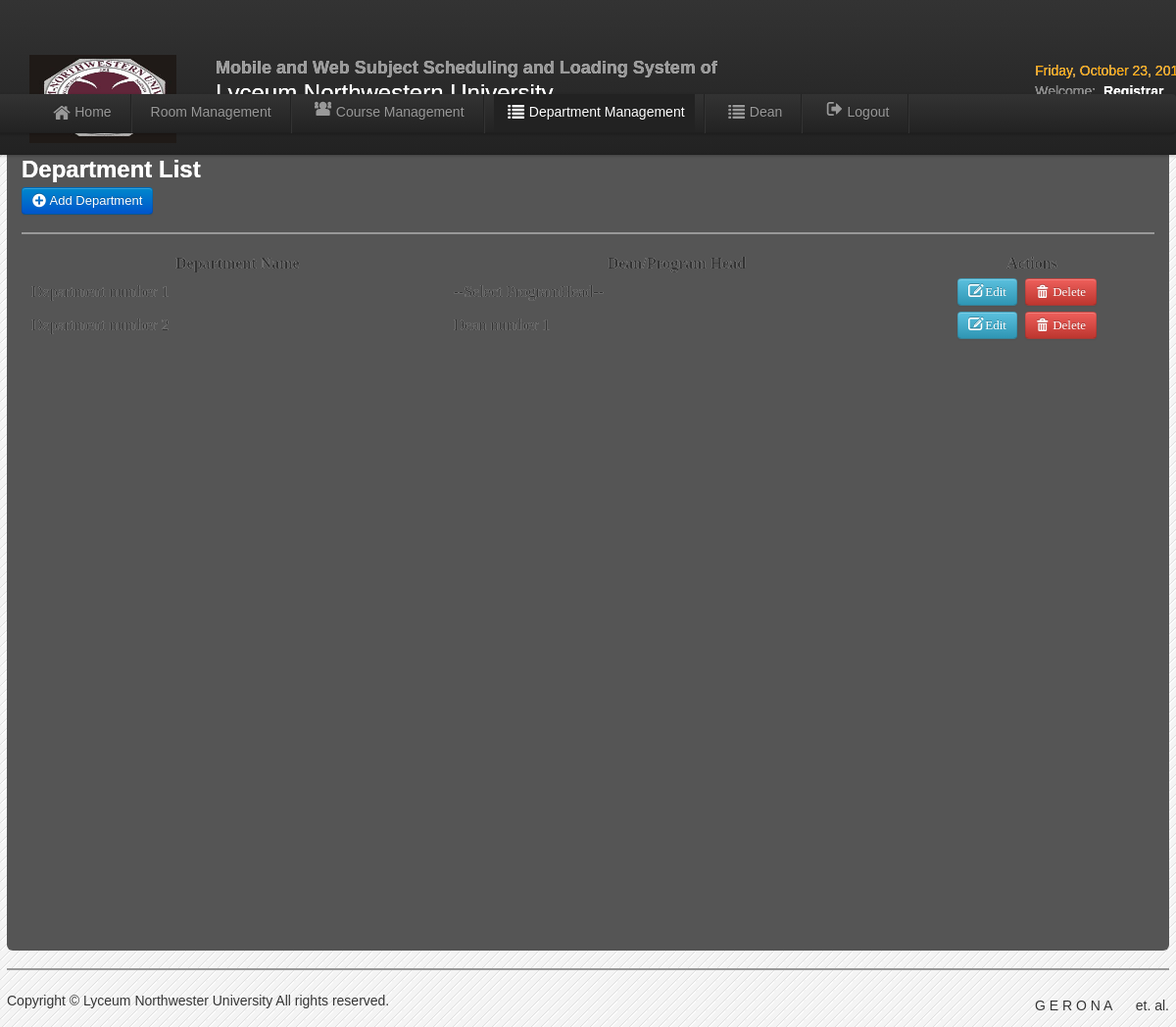
Page /registrar/department.php (signed in) on the committed database.
### tables this page shows
CREATE TABLE IF NOT EXISTS `tbl_department` (
  `department_id` int(11) NOT NULL AUTO_INCREMENT,
  `department_code` varchar(50) DEFAULT NULL,
  `department_name` varchar(50) NOT NULL,
  `dean` varchar(50) NOT NULL,
  `dean_id` int(11) DEFAULT NULL,
  PRIMARY KEY (`department_id`)
);

### registrar/department.php (the view, shortened to what this page needs)
<?php include('header.php'); include('session.php');include('dbcon.php'); ?>
<body>
<?php include('nav-top1.php'); ?>
<div class="navbar navbar-fixed-top1">
	<div class="navbar-inner">
		<div class="container">
			<div class="marg">
				<ul class="nav">
					<li>
					<a href="home.php"><i class="icon-home icon-large"></i>Home</a>
					</li>
					<li class="divider-vertical"></li>
					<li><a href="room.php">Room Management</a></li>
					<li class="divider-vertical"></li>
					<li><a href="course.php"><i class="icon-group icon-large"></i>Course Management</a></li>
					<li class="divider-vertical"></li>
					<li class="active"><a href="department.php"><i class="icon-list icon-large"></i>Department Management</a></li>
					<li class="divider-vertical"></li>
					<li><a href="dean.php"><i class="icon-list icon-large"></i>Dean</a></li>
					<li class="divider-vertical"></li>
					<li><a id="logout" data-toggle="modal" href="#myModal"><i class="icon-signout icon-large"></i>Logout</a></li>
					<li class="divider-vertical"></li>
				</ul>
			</div>
		</div>
	</div>
</div>
<div class="wrapper">
<div id="element" class="hero-body">
<h2><font color="white">Department List</font></h2>
	<a class="btn btn-primary"  href="add_department.php">  <i class="icon-plus-sign icon-large"></i>&nbsp;Add Department</a>
	<hr>
	<table class="users-table">
<div class="demo_jui">
		<table cellpadding="0" cellspacing="0" border="0" class="display" id="log" class="jtable">
			<thead>
				<tr>
				<th>Department Name</th>
				<th>Dean/Program Head</th>
				<th>Actions</th>
				</tr>
			</thead>
			<tbody>
<?php
$result=mysql_query("select * from tbl_department")or die(mysql_error());
while($row=mysql_fetch_array($result)){ $id=$row['department_id'];
?>
<tr class="del<?php echo $id ?>">
    <td><?php echo $row['department_name'] ?></td>
	<td><?php echo $row['dean'] ?></td>
	<td align="center" width="240">
		<a class="btn btn-info" href="edit_department.php<?php echo '?id='.$id; ?>"><i class="icon-edit icon-large"></i>&nbsp;Edit</a>&nbsp;
	<a class="btn btn-danger1"  data-toggle="modal" href="#<?php echo $id; ?>">  <i class="icon-trash icon-large"></i>&nbsp;Delete</a>
</td>
<?php } ?>
	</tr>
			</tbody>
		</table>
       </div>
<?php include('footer.php');?>
</div>
</body>

### registrar/css/style.css (style rules this page uses)
* { margin:0; padding:0; }
body { font-family:"Trebuchet MS", "Myriad Pro", Arial, sans-serif; font-size:14px; background:#f4f4f4 url(../img/bg.gif) repeat top left; color:#333; text-shadow:0px 0px 0px #fff;; }
a { color:#777; }
.wrapper { width:1186px; margin:10px auto; min-height:550px; }

### registrar/css/datatable/demo_table_jui.css (style rules this page uses)
table.display thead th { cursor: pointer; padding: 3px 0 3px 10px; }
table.display { border-collapse: collapse; clear: both; margin: 0 auto; width: 100%; }
table.display td { padding: 3px 10px; }

### rows in the picture
tbl_department: department_name "Department number 1", dean "--Select ProgramHead--"
tbl_department: department_name "Department number 2", dean "Dean number 1"

### other values in the picture
$username "Registrar"
